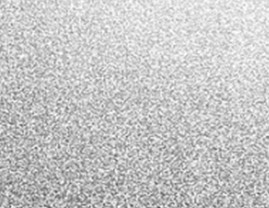
#> input picture class/NJ1/sample1.jpg, 269 x 208 px
$ python FinalReport.py
#> lines starting #> are read from the running program, lines starting #| are printed output that depends on the picture
import cv2
import numpy as np

#画像の指定
sample1 = "sample1.jpg" ##机の切り出し
sample2 = "sample2.jpg" ##キーボードと机の切れ目部分

#画像の読み込み(0はグレースケールでの読み込み)
spl1 = cv2.imread(sample1,0)
#> spl1 is the input picture: shape (208, 269); min 87, max 255, mean 198.7
spl2 = cv2.imread(sample2,0)
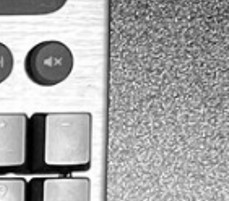
#> input picture class/NJ1/sample2.jpg, 229 x 201 px
#> spl2 is the input picture: shape (201, 229); min 0, max 255, mean 166.3

#画像の高さ，幅
height1, width1 = spl1.shape[:3]
#> height1 = 208; width1 = 269
height2, width2 = spl2.shape[:3]
#> height2 = 201; width2 = 229

print("sample1 height:"+str(height1)+" width"+str(width1))
#| sample1 height:208 width269
print("sample2 height:"+str(height2)+" width"+str(width2))
#| sample2 height:201 width229

#中央値フィルタ
def median_filter(src, ksize):
    # 畳み込み演算をしない領域の幅
    # width of skip
#> called with ksize = 5
    d = int((ksize-1)/2)
    height, width = src.shape[:3]
#> height = 208; width = 269

    # ndarray of destination
    # 出力画像用の配列（要素は入力画像と同じ）
    dst = src.copy()

    for y in range(d, height - d):
        for x in range(d, width - d):
            # 近傍にある画素値の中央値を出力画像の画素値に設定
            dst[y][x] = np.median(src[y-d:y+d+1, x-d:x+d+1])
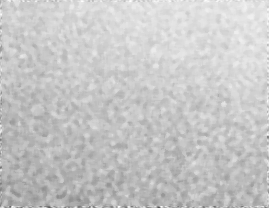
#> dst: shape (208, 269); min 87, max 255, mean 199

    return dst

#中央値フィルタをかける
med1 = median_filter(spl1,5)
cv2.imwrite("med1.jpg",med1)

med2 = median_filter(spl2,10)
#> call 2 of median_filter, with ksize = 10
#> after the loop in median_filter (call 2), `for y in range(d, height - d):`:
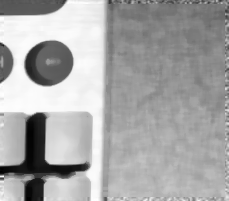
#> dst: shape (201, 229); min 0, max 255, mean 166.7
cv2.imwrite("med2.jpg",med2)

#エッジ検出
spl2_edge  = cv2.Canny(med2, 50, 110)
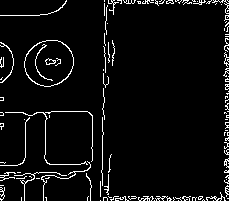
#> spl2_edge: shape (201, 229); 5.1% white in thin lines or dots

#画像の書き出し
cv2.imwrite("edge2.jpg",spl2_edge)
